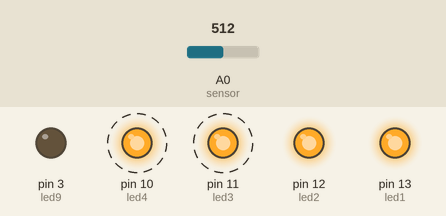
Simulated run of this sketch. Board: Arduino Uno, built with avr-gcc and run on an emulated ATmega328P. On the bench: output pins drawn as LEDs (lit = HIGH). Dashed ring = blinking. The test bench sets the inputs (shaded band); at power-on: A0 (sensor) = 512. What the sketch prints to the serial monitor is not drawn.

Above: at 1.2 s.
1.3 s: A0 (sensor) set to 306
At 4.08 s:
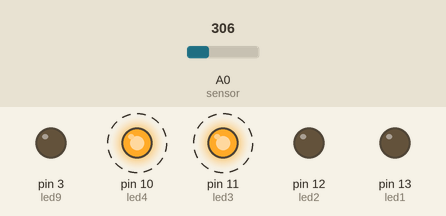
4.3 s: A0 (sensor) set to 511
At 5.29 s:
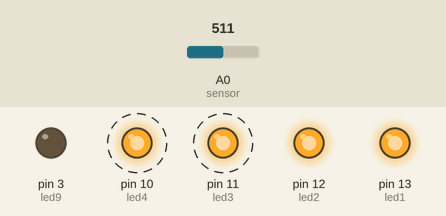
7.3 s: A0 (sensor) set to 245
At 10.14 s:
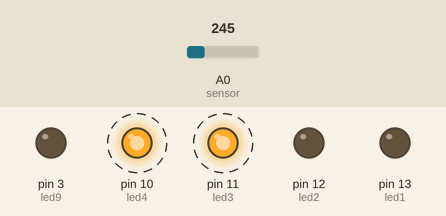
10.3 s: A0 (sensor) set to 716
At 11.05 s:
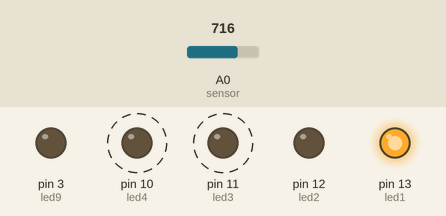
13.3 s: A0 (sensor) set to 122
At 14.07 s:
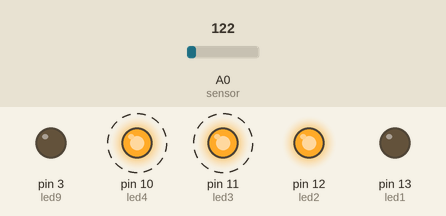
16.3 s: A0 (sensor) set to 0
Timing chart, 0 to 20.3 s (numbered marks = the images above; inputs shaded):
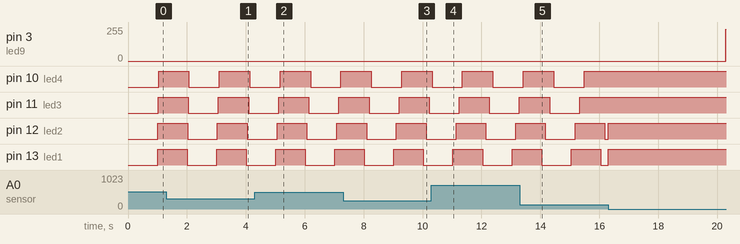

Measured:
- after the input at 1.3 s, pin 3 (led9): stays 0/255 (without the input it goes to 181/255 after 3.0 s)
- after the input at 4.3 s, pin 3 (led9): stays 0/255 (without the input it goes to 175/255 after 3.0 s)
- after the input at 7.3 s, pin 3 (led9): stays 0/255 (without the input it goes to 97/255 after 3.0 s)
- after the input at 10.3 s, pin 3 (led9): stays 0/255 (without the input it goes to 57/255 after 3.0 s)
- after the input at 13.3 s, pin 3 (led9): stays 0/255 (without the input it goes to 134/255 after 3.0 s)
- after the input at 16.3 s, pin 3 (led9): 0/255 → 239/255 after 4.0 s; pin 10 (led4), pin 11 (led3): stops changing and stays HIGH

The sketch:

Object-PC-Final.ino
```cpp
//Object is an interactive design that encompasses over 20 LEDs blinking and fading on a large plastic panel with a sheet of fake grass.
//As an individual is detected by the motion sensor located at the center of the piece,
//the 4 main LED panels located on top of the fake grass perform a light configuration, blinking in a timed pattern.
//However, when no motion is detected, these 4 panels remain lit up.
//All the while, LED's fading in and out illuminate the sides and edges of the plastic base.
//interacting with the piece at times may seem unpredictable however, this is a core element in the piece as a whole.

//this code derives influence from the various resources on the millis() function from the Arduino website as well as YouTube tutorials.


const int led1 =  13;
const int led2 =  12;
const int led3 =  11;
const int led4 =  10;

 int led9 =  3;


int ledState1 = LOW;
int ledState2 = LOW;
int ledState3 = LOW;
int ledState4 = LOW;


unsigned long previousMillis = 0;
unsigned long previousMillis2 = 0;
unsigned long previousMillis3 = 0;
unsigned long previousMillis4 = 0;


const long interval1 = 1000;
const long interval2 = 1000+10;
const long interval3 = 1000+20;
const long interval4 = 1000+30;


 int sensor = A0;
 int val;
 int state = LOW;

int brightness = 0;
int fadeAmount = 1.5;

void setup() {

  Serial.begin(9600);

  pinMode(led1, OUTPUT);
  pinMode(led2, OUTPUT);
  pinMode(led3, OUTPUT);
  pinMode(led4, OUTPUT);

  pinMode(led9, OUTPUT);

}

void loop() {

  FADE();
  val = analogRead(sensor);
Serial.println(val/4);


if (val>1){

  LED1();
  LED2();
  LED3();
  LED4();
}

else if (val<1){

nomotion();

  }

}

void FADE(){
   analogWrite(led9, brightness);


  brightness = brightness + fadeAmount;


  if (brightness <= 0 || brightness >= 255) {
    fadeAmount = -fadeAmount;
  }
}

void LED1(){

  unsigned long currentMillis = millis();


  if (currentMillis - previousMillis >= interval1) {

    previousMillis = currentMillis;


    if (ledState1 == LOW) {
      ledState1 = HIGH;
    } else {
      ledState1 = LOW;
    }

    digitalWrite(led1, ledState1);


  }
}


void LED2(){

  unsigned long currentMillis2 = millis();

  if (currentMillis2 - previousMillis2 >= interval2) {
    // save the last time you blinked the LED
    previousMillis2 = currentMillis2;

    if (ledState2 == LOW) {
      ledState2 = HIGH;
    } else {
      ledState2 = LOW;
    }


    digitalWrite(led2, ledState2);


  }
}


void LED3(){

  unsigned long currentMillis3 = millis();

  if (currentMillis3 - previousMillis3 >= interval3) {
    // save the last time you blinked the LED
    previousMillis3 = currentMillis3;

    if (ledState3 == LOW) {
      ledState3 = HIGH;
    } else {
      ledState3 = LOW;
    }


    digitalWrite(led3, ledState3);


  }
}


void LED4(){

  unsigned long currentMillis4 = millis();

  if (currentMillis4 - previousMillis4 >= interval4) {

    previousMillis4 = currentMillis4;


    if (ledState4 == LOW) {
      ledState4 = HIGH;
    } else {
      ledState4 = LOW;
    }


    digitalWrite(led4, ledState4);


  }
}

void nomotion(){

  digitalWrite(led1,HIGH);
  digitalWrite(led2,HIGH);
  digitalWrite(led3,HIGH);
  digitalWrite(led4,HIGH);


}
```
